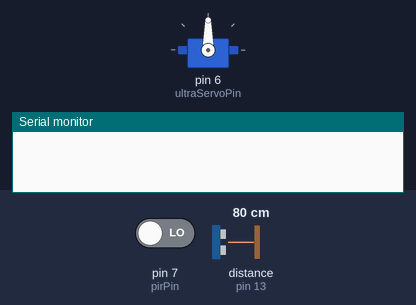
The sketch below on a simulated Arduino Uno, built with avr-gcc and run on an emulated ATmega328P. Parts: servo, the last lines printed to the serial monitor. The test bench sets the inputs (shaded band); at power-on: pin 7 (pirPin) LOW, distance to the obstacle (sensor on pin 13) 80 cm. The echo pulse lasts 58.3 µs per cm.

Above: at 1.2 s.
1.3 s: pin 7 (pirPin) driven HIGH
At 2.1 s:
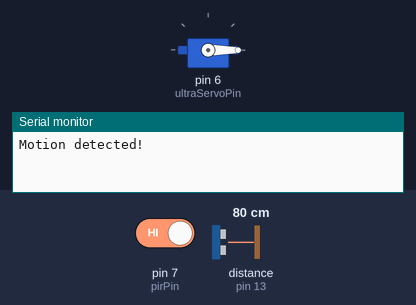
At 7.9 s:
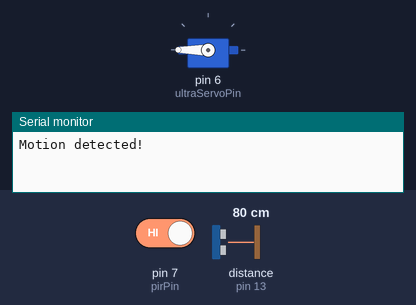
Timing chart, 0 to 10.3 s (numbered marks = the images above; inputs shaded):
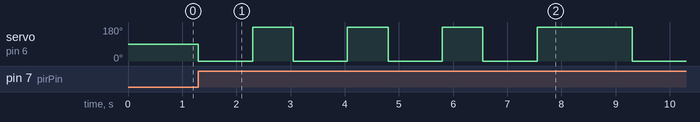

The sketch:

Rewrite_all_component.ino
```cpp
#include <Servo.h>

Servo pirServo; // Servo for PIR motion detection (not used in this code)
Servo ultraServo; // Servo for ultrasonic sensor

#define ultraServoPin 6 // Pin for servo ultrasonik
#define trigPin 10
#define echoPin 13
#define pirPin 7

int pos = 0;
float duration, distance;

const long interval = 1000;      //Interval in milliseconds
const int numServoMovements = 4; //Number of times servo moves

// unsigned long previousMillis = 0;
float newDistance, previousDistance = 0; // Initialize previousDistance

bool motionDetected = false; // We start with no motion detected.

void setup() {
  Serial.begin(9600);
  ultraServo.attach(ultraServoPin);
  pinMode(trigPin, OUTPUT);
  pinMode(echoPin, INPUT);
  pinMode(pirPin, INPUT);
  pinMode(LED_BUILTIN, OUTPUT);
}

void UltraSound() {
  digitalWrite(trigPin, LOW);
  delayMicroseconds(2);
  digitalWrite(trigPin, HIGH);
  delayMicroseconds(10);
  digitalWrite(trigPin, LOW);

  duration = pulseIn(echoPin, HIGH);
  distance = (duration / 2) * 0.0343;
  delay(1000);
}


void moveUltraServo() {
  for (int i = 0; i < numServoMovements; i++) {
    ultraServo.write(0);
    delay(1000);
    ultraServo.write(180);
    delay(750);
  }
}

void loop() {
  // unsigned long currentMillis = millis();
  int val = digitalRead(pirPin);

  if (val == HIGH && !motionDetected) {
    digitalWrite(LED_BUILTIN, HIGH); // Turn on the LED.
    Serial.println("Motion detected!");
    motionDetected = true;
    //previousMillis = currentMillis;  // Reset timer on motion detection
    //averageDistance = 0;            // Reset average distance
    moveUltraServo();
    // UltraSound();
  } else if (val == LOW && motionDetected) {
    digitalWrite(LED_BUILTIN, LOW); // Turn off the LED.
    Serial.println("Motion ended!");
    motionDetected = false;
  }


  if (motionDetected) {
    UltraSound();
    Serial.print("raw distance: ");
    Serial.println(distance);

    if (abs(distance - previousDistance) >= 5) {
      Serial.println("Significant distance change detected!");
      // Serial.print("New distance: ");
      // Serial.println(newDistance);
      moveUltraServo(); // Call function to move ultra servo
    }

    previousDistance = distance;
  }
}
```

Measured:
- after the input at 1.3 s, servo on pin 6 (ultraServoPin): goes 3 × (0° 1.0 s, 180° 0.75 s), 0° 1.0 s, 180° 1.8 s, then 0°, starting at once
